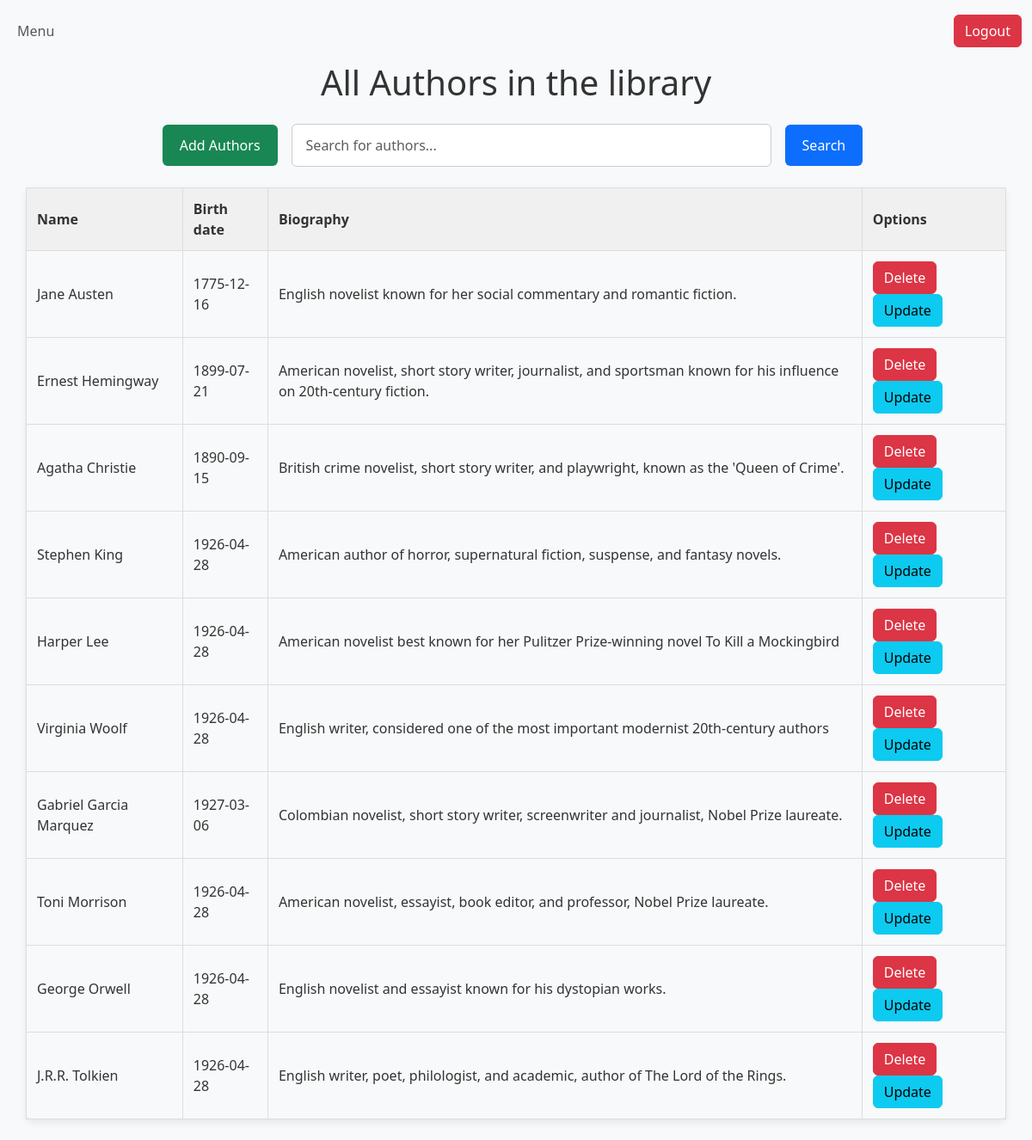
The app's page /authors with its own data.
### models.py (models this page shows, shortened)
class Author(db.Model):
    id = db.Column(db.Integer,primary_key=True)
    name = db.Column(db.String(255),nullable=False,index=True)
    birth_date = db.Column(db.Date)
    biography = db.Column(db.Text)
    books = db.relationship('Book',backref='author',lazy=True)

### app.py (the view)
@app.route("/authors",methods=["GET"])
def authors():
    search_query = request.args.get('search_query', '').strip()
    authors = get_filtered_authors(search_query)
    return render_template("authors.html",authors=authors)

### app.py (called while the page is built)
def get_filtered_authors(search_query):
    if search_query:
        authors = Author.query.filter(
            (Author.name.ilike(f"%{search_query}%")) |
            (Author.birth_date.ilike(f"%{search_query}%")) |
            (Author.biography.ilike(f"%{search_query}%"))
        ).all()
    else:
        authors = Author.query.all()
    return authors

### templates/authors.html (shortened to what this page needs)
{% extends 'base.html' %}
{% block content %}
<div class="position-relative">
<nav class="navbar navbar-expand-lg navbar-light bg-light">
    <div class="container-fluid">
       <ul class="navbar-nav me-auto mb-2 mb-lg-0">
         <li class="nav-item">
           <a href="{{ url_for('menu') }}" class="nav-link"> Menu</a>
          </li>
       </ul>
       <ul class="navbar-nav ms-auto mb-2 mb-lg-0">
        <li class="nav-item">
            <a href="/" class="btn btn-danger">
                 Logout
            </a>
        </li>
      </ul>
    </div>
</nav>
</div>
<h1 align="center">All Authors in the library</h1>
<div class="container my-4">
    <form method="GET" action="{{ url_for('authors') }}" class="d-flex justify-content-center search-form">
        <a href="{{ url_for('add_author') }}" class="btn btn-success">Add Authors</a>
        <input type="text"
               name="search_query"
               class="form-control w-50 me-2"
               placeholder="Search for authors..."
                value="{{ request.args.get('search_query','') }}"
        >
        <button type="submit" class="btn btn-primary">Search</button>
    </form>
</div>
    <table  class="mb-4">
        <thead>
            <tr>
                <th>Name</th>
                <th>Birth date</th>
                <th>Biography</th>
                <th>Options</th>
            </tr>
        </thead>
        <tbody>
        {% for author in authors %}
            <tr>
                <td>{{ author.name }}</td>
                <td>{{ author.birth_date }}</td>
                <td>{{ author.biography }}</td>
                <td>
                    <form action="{{ url_for('delete_author',author_id=author.id) }}"
                          method="POST"
                          style="all:unset;display:inline"
                    >
                        <button type="submit" class="btn btn-danger">Delete</button>
                    </form>
                    <form action="{{ url_for('update_author',author_id=author.id) }}"
                          method="GET"
                          style="all:unset;display:inline"
                    >
                        <button type="submit" class="btn btn-info">Update</button>
                    </form>
                </td>
            </tr>
        {% endfor %}
        </tbody>
    </table>
{% endblock %}

### static/style.css (style rules this page uses)
body { background-color: #f8f9fa; color: #333; }
table { width: 95%; margin-left: auto; margin-right: auto; border-collapse: collapse; border-spacing: 0; box-shadow: 0 4px 8px rgba(0,0,0,0.08); border-radius: 8px; }
th, td { border: 1px solid #ddd; padding: 12px; text-align: left; }
th { background-color: #f0f0f0; font-weight: bold; color: #333; }
form { max-width: 700px; margin: 30px auto; padding: 30px; border: 1px solid #ddd; border-radius: 10px; background-color: #f9f9f9; box-shadow: 0 4px 8px rgba(0,0,0,0.08); }
.form-control { padding:12px; border: 1px solid #ddd; border-radius: 6px; width: calc(100% - 24px); font-size: 1rem; color: #333; }
input[type="text"], input[type="number"] , select { padding: 12px; border: 1px solid #ddd; border-radius: 6px; width: calc(100% - 24px); font-size: 1rem; color: #333; }
.navbar { padding: 1rem 0; }
.search-form { max-width: none; margin: 0; padding: 0; border: none; border-radius: 0; background-color: transparent; box-shadow: none; display: flex; align-items: center; }
.search-form input { padding: 12px 16px; border: 1px solid #ccc; border-radius: 6px; width: auto; font-size: 1rem; color: #333; transition: border-color 0.3s ease; box-shadow: none; }
.search-form .btn { color: white; padding: 12px 20px; border: none; border-radius: 6px; font-size: 1rem; cursor: pointer; margin-left: 8px; margin-right: 16px; box-shadow: none; transition: background-color 0.3s ease; }

### records on screen
Author: name "Jane Austen", birth_date "1775-12-16", biography "English novelist known for her social commentary and romantic fiction."
Author: name "Ernest Hemingway", birth_date "1899-07-21", biography "American novelist, short story writer, journalist, and sportsman known for his influence on 20th-century fiction."
Author: name "Agatha Christie", birth_date "1890-09-15", biography "British crime novelist, short story writer, and playwright, known as the 'Queen of Crime'."
Author: name "Stephen King", birth_date "1926-04-28", biography "American author of horror, supernatural fiction, suspense, and fantasy novels."
Author: name "Harper Lee", birth_date "1926-04-28", biography "American novelist best known for her Pulitzer Prize-winning novel To Kill a Mockingbird"
Author: name "Virginia Woolf", birth_date "1926-04-28", biography "English writer, considered one of the most important modernist 20th-century authors"
Author: name "Gabriel Garcia Marquez", birth_date "1927-03-06", biography "Colombian novelist, short story writer, screenwriter and journalist, Nobel Prize laureate."
Author: name "Toni Morrison", birth_date "1926-04-28", biography "American novelist, essayist, book editor, and professor, Nobel Prize laureate."
Author: name "George Orwell", birth_date "1926-04-28", biography "English novelist and essayist known for his dystopian works."
Author: name "J.R.R. Tolkien", birth_date "1926-04-28", biography "English writer, poet, philologist, and academic, author of The Lord of the Rings."
